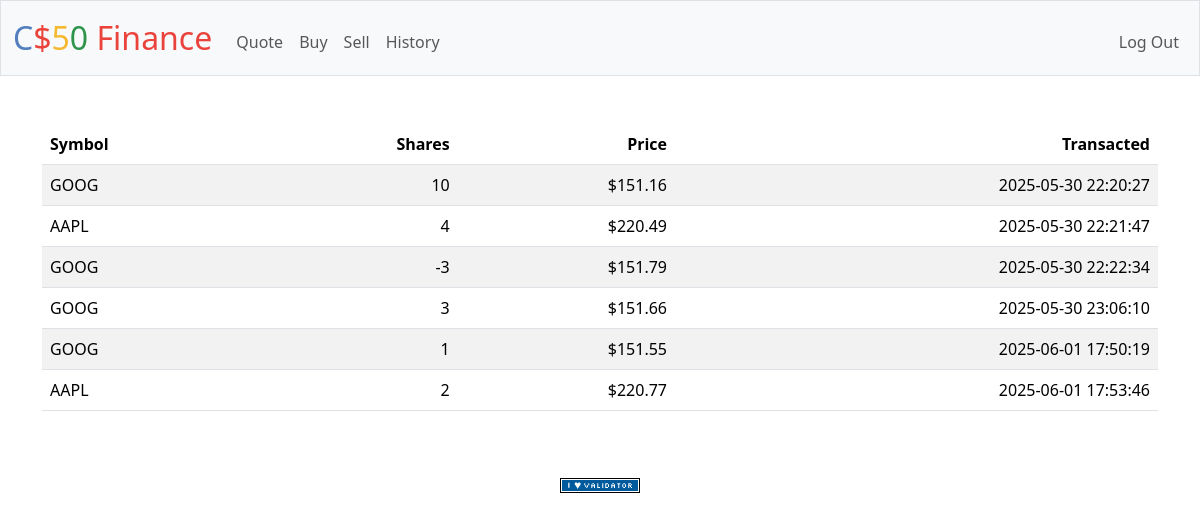
Screenshot of /history (signed in) with the database file from the repository.
### tables this page shows
CREATE TABLE shares (
    id INTEGER PRIMARY KEY AUTOINCREMENT NOT NULL,
    user_id INTEGER NOT NULL,
    symbol TEXT NOT NULL,
    shares INTEGER NOT NULL,
    price NUMERIC NOT NULL,
    total NUMERIC NOT NULL,
    date DATETIME NOT NULL

);

### app.py (the view)
@app.route("/history")
@login_required
def history():
    rows = db.execute("SELECT symbol, shares, price, date FROM shares WHERE user_id = ?", session["user_id"])
    for row in rows:
        row["symbol"] = row["symbol"].upper()
    return render_template("history.html", rows=rows)

### app.py (called while the page is built)
@app.after_request
def after_request(response):
    response.headers["Cache-Control"] = "no-cache, no-store, must-revalidate"
    response.headers["Expires"] = 0
    response.headers["Pragma"] = "no-cache"
    return response

### helpers.py (called while the page is built)
def login_required(f):
    @wraps(f)
    def decorated_function(*args, **kwargs):
        if session.get("user_id") is None:
            return redirect("/login")
        return f(*args, **kwargs)
    return decorated_function

def usd(value):
    return f"${value:,.2f}"

### templates/history.html (shortened to what this page needs)
{% extends "layout.html" %}
{% block main %}
    <table class="table table-striped">
        <thead>
            <tr>
                <th class="text-start">Symbol</th>
                <th class="text-end">Shares</th>
                <th class="text-end">Price</th>
                <th class="text-end">Transacted</th>
            </tr>
        </thead>
        <tbody>
            {% for row in rows %}
                <tr>
                    <td class="text-start">{{ row.symbol }}</td>
                    <td class="text-end">{{ row.shares }}</td>
                    <td class="text-end">{{ row.price | usd }}</td>
                    <td class="text-end">{{ row.date }}</td>
                </tr>
            {% endfor %}
        </tbody>
    </table>
{% endblock %}

### rows the page displays
shares: symbol "GOOG", shares "10", price "$151.16", date "2025-05-30 22:20:27"
shares: symbol "AAPL", shares "4", price "$220.49", date "2025-05-30 22:21:47"
shares: symbol "GOOG", shares "-3", price "$151.79", date "2025-05-30 22:22:34"
shares: symbol "GOOG", shares "3", price "$151.66", date "2025-05-30 23:06:10"
shares: symbol "GOOG", shares "1", price "$151.55", date "2025-06-01 17:50:19"
shares: symbol "AAPL", shares "2", price "$220.77", date "2025-06-01 17:53:46"
